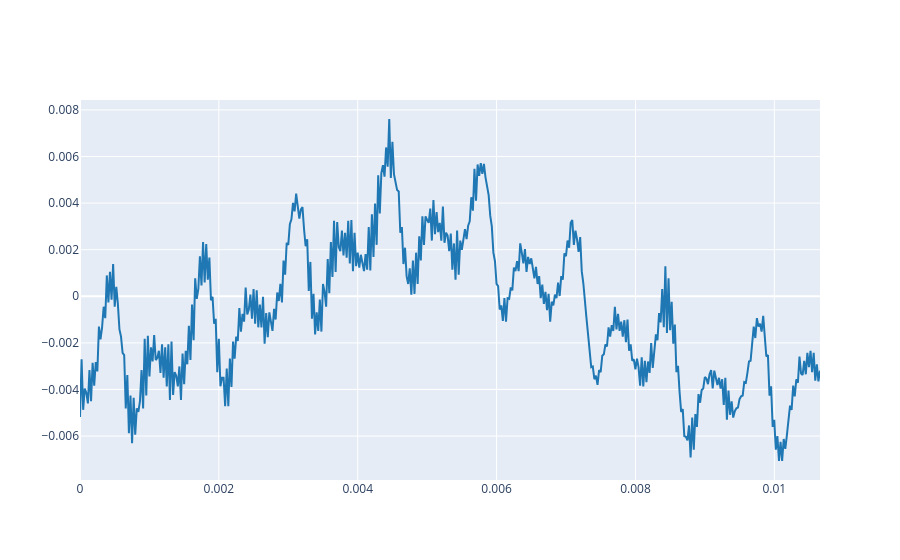

Source (notebook cell):
### Markdown cell above
3.1. Load your reference audio signal and plot some periods (5-10) where the amplitude is stable. For instance see Ex. 2.3 from Lab 1. Listen to the sound as well and compare it with your synthesized signal.

### Code cell
x_ref, fs = load_audio('audio/Mi.wav')   # revisa en util.py la firma exacta de load_audio

T = 1/f0                      # period in seconds
start = int(0.5 * fs)         # start point in samples
n_per = 8                     # nº of periods to show
N = int(n_per * T * fs)

ref = x_ref[start:start+N]
plot_signals([ref], fs, name=['reference'])
Audio(x_ref, rate=fs)

### Figure 1 — Plotly figure (JSON) as saved in the notebook; plotly's stock layout.template omitted (floating-point values rounded to 4 significant figures; data arrays with more than 128 entries replaced by an {"elided": "..."} marker saying what was removed)
{"data": [{"line": {"color": "#1f77b4", "shape": "linear"}, "mode": "lines", "name": "reference", "type": "scatter", "x": {"elided": "470 float values"}, "y": {"elided": "470 float values"}}], "layout": {}}
